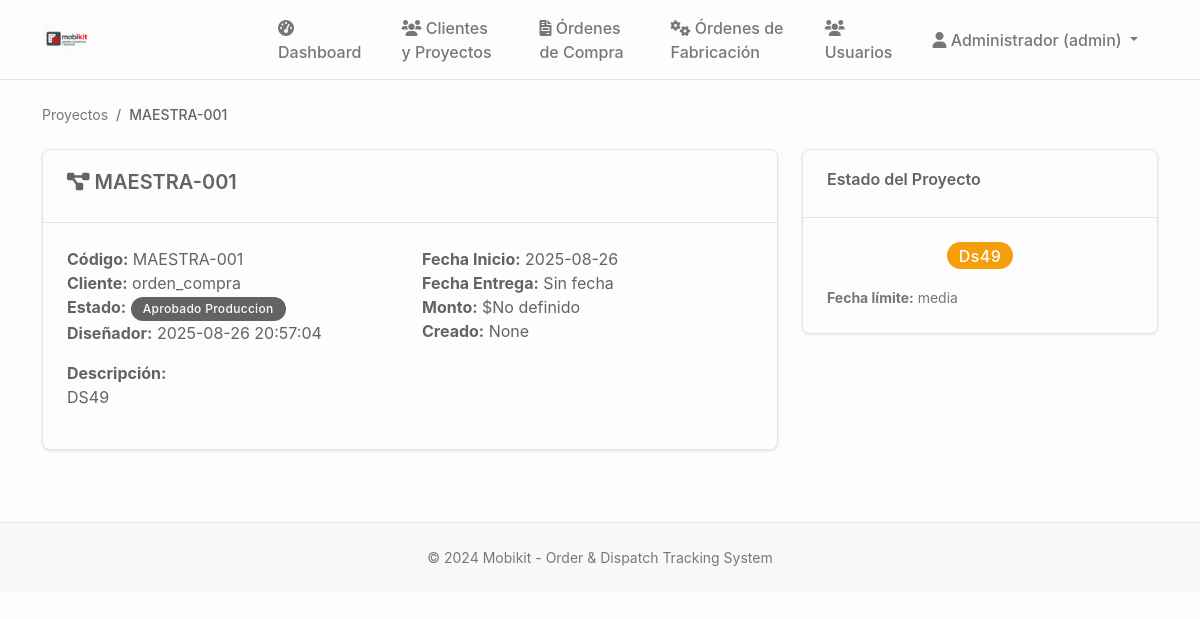
Page /proyecto/5 (signed in) on the earlier database version.
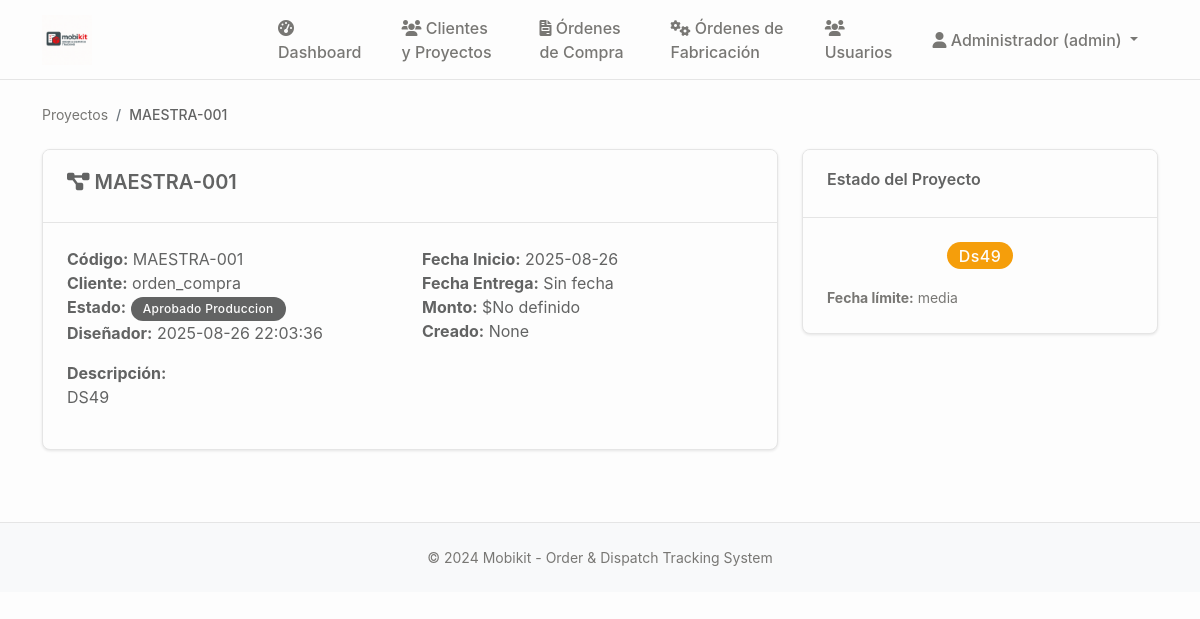
Same page on the later database version.
### tables this page shows
CREATE TABLE proyectos (
                id INTEGER PRIMARY KEY AUTOINCREMENT,
                codigo TEXT UNIQUE NOT NULL,
                nombre TEXT NOT NULL,
                cliente_id INTEGER NOT NULL,
                descripcion TEXT,
                estado TEXT DEFAULT 'en_desarrollo' CHECK (estado IN ('en_desarrollo', 'aprobado_produccion', 'seccionado', 'enchapado', 'mecanizado', 'produccion_completa', 'embalando', 'listo_despacho', 'entregado', 'cancelado')),
                prioridad TEXT DEFAULT 'media' CHECK (prioridad IN ('baja', 'media', 'alta', 'urgente')),
                fecha_inicio DATE,
                fecha_entrega DATE,
                fecha_entrega_real DATE,
                diseñador_id INTEGER,
                supervisor_id INTEGER,
                presupuesto DECIMAL(12,2),
                costo_real DECIMAL(12,2),
                observaciones TEXT,
                created_at TIMESTAMP DEFAULT CURRENT_TIMESTAMP,
                updated_at TIMESTAMP DEFAULT CURRENT_TIMESTAMP, adjudicacion_tipo TEXT DEFAULT "orden_compra" CHECK (adjudicacion_tipo IN ("contrato", "orden_compra")), monto_neto DECIMAL(12,2), estado_proyecto TEXT DEFAULT "pendiente_presupuesto", monto_neto_provision DECIMAL(12,2), monto_neto_instalacion DECIMAL(12,2), fecha_estimada_inicio DATE, archivado BOOLEAN DEFAULT FALSE,
                FOREIGN KEY (cliente_id) REFERENCES clientes (id),
                FOREIGN KEY (diseñador_id) REFERENCES usuarios (id),
                FOREIGN KEY (supervisor_id) REFERENCES usuarios (id)
            );

### main.py (the view)
@app.route('/proyecto/<int:proyecto_id>')
@login_required
def proyecto_detalle(proyecto_id):
    conn = sqlite3.connect('mobikit.db')
    cursor = conn.cursor()
    cursor.execute(
        '''
        SELECT p.*, u.nombre as diseñador, c.nombre as cliente_nombre
        FROM proyectos p
        LEFT JOIN usuarios u ON p.diseñador_id = u.id
        LEFT JOIN clientes c ON p.cliente_id = c.id
        WHERE p.id = ?
    ''', (proyecto_id, ))
    proyecto = cursor.fetchone()
    conn.close()
    if not proyecto:
        flash('Proyecto no encontrado', 'error')
        return redirect(url_for('proyectos'))
    return render_template('proyecto_detalle.html',
                           proyecto=proyecto)

### main.py (called while the page is built)
def login_required(f):
    @wraps(f)
    def decorated_function(*args, **kwargs):
        if 'user_id' not in session:
            return redirect(url_for('login'))
        return f(*args, **kwargs)
    return decorated_function

### templates/proyecto_detalle.html (shortened to what this page needs)
{% extends "base.html" %}
{% block content %}
<nav aria-label="breadcrumb">
    <ol class="breadcrumb">
        <li class="breadcrumb-item"><a href="{{ url_for('proyectos') }}">Proyectos</a></li>
        <li class="breadcrumb-item active">{{ proyecto[1] }}</li>
    </ol>
</nav>
<div class="row">
    <div class="col-md-8">
        <div class="card">
            <div class="card-header">
                <h5><i class="fas fa-project-diagram"></i> {{ proyecto[1] }}</h5>
            </div>
            <div class="card-body">
                <div class="row">
                    <div class="col-md-6">
                        <strong>Código:</strong> {{ proyecto[1] }}<br>
                        <strong>Cliente:</strong> {{ proyecto[17] if proyecto[17] else 'Sin cliente' }}<br>
                        <strong>Estado:</strong>
                        <span class="badge bg-{{ 'primary' if proyecto[5] == 'en_desarrollo' else 'info' if proyecto[5] == 'aprobado_produccion' else 'success' if proyecto[5] == 'entregado' else 'warning' }}">
                            {{ proyecto[5]|replace('_', ' ')|title if proyecto[5] else 'Sin estado' }}
                        </span><br>
                        <strong>Diseñador:</strong> {{ proyecto[16] if proyecto[16] else 'Sin asignar' }}
                    </div>
                    <div class="col-md-6">
                        <strong>Fecha Inicio:</strong> {{ proyecto[7] if proyecto[7] else 'Sin fecha' }}<br>
                        <strong>Fecha Entrega:</strong> {{ proyecto[8] if proyecto[8] else 'Sin fecha' }}<br>
                        <strong>Monto:</strong> ${{ "{:,.0f}"|format(proyecto[11]) if proyecto[11] else 'No definido' }}<br>
                        <strong>Creado:</strong> {{ proyecto[14] }}
                    </div>
                </div>
                {% if proyecto[4] %}
                <div class="mt-3">
                    <strong>Descripción:</strong>
                    <p>{{ proyecto[4] }}</p>
                </div>
                {% endif %}
            </div>
        </div>
    </div>
    <div class="col-md-4">
        <div class="card">
            <div class="card-header">
                <h6>Estado del Proyecto</h6>
            </div>
            <div class="card-body">
                <div class="text-center">
                    <span class="badge bg-{{ 'primary' if proyecto[4] == 'en_desarrollo' else 'info' if proyecto[4] == 'aprobado_produccion' else 'success' if proyecto[4] == 'entregado' else 'warning' }} fs-6">
                        {{ proyecto[4]|replace('_', ' ')|title }}
                    </span>
                </div>
                {% if proyecto[6] %}
                <div class="mt-3">
                    <small class="text-muted">
                        <strong>Fecha límite:</strong> {{ proyecto[6] }}
                    </small>
                </div>
                {% endif %}
            </div>
        </div>
    </div>
</div>
{% endblock %}

Differences in the rows shown:
changed proyectos "MAESTRA-001": updated_at "2025-08-26 20:57:04" → "2025-08-26 22:03:36"
